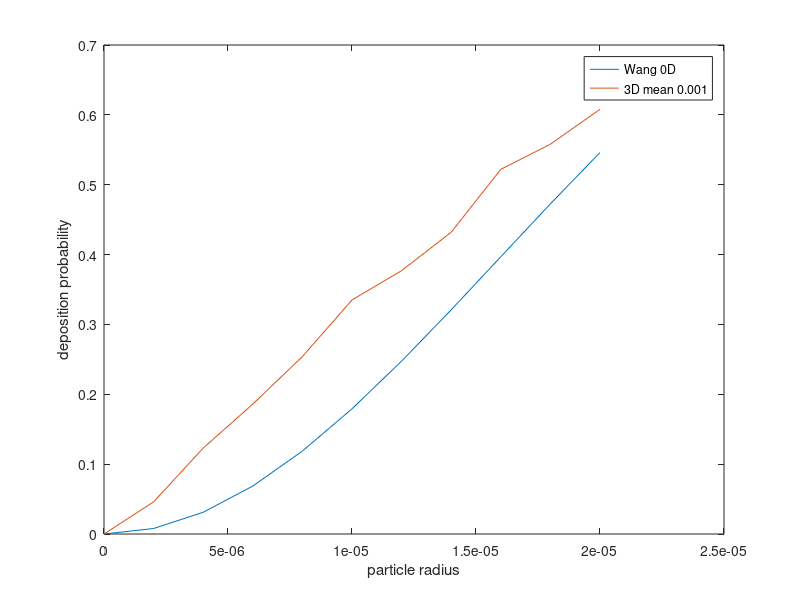

This chart was generated by the following MATLAB code: (Note: this script raises an error after producing the figure.)
% most taken from lambert

pi = 3.142

g = 9.81;   %m/s^2
C = 1.0;
rho_p = 1200;
r_p = 30.e-6; %2.5,10,30 um
L = 3.0e-2; %1cm
phi = 0.;
mu = 1.2*1.7e-5;    %m^2/s
R = 0.5e-2; % 0.5cm
v = 24.80e-2;   %cm/s
pi = 3.142;

r_p = linspace(0e-6,20e-6,11)


probability_wang = 1 - exp(-4*g*C*rho_p.*r_p.*r_p*L*cos(phi)/(9*pi*mu*R*v))

close all
plot(r_p,probability_wang)

%dt 0.001
prob_exp_1 = [0 0.046 0.123 0.186 0.254 0.335 0.377 0.432 0.522 0.558 0.608]



 
hold on
plot(r_p,prob_exp_1)
%plot(r_p,prob_exp_1)
%plot(r_p,prob_exp_2)
%plot(r_p,prob_exp_3)
%plot(r_p,prob_exp_4)
xlabel('particle radius');
ylabel('deposition probability');
legend('Wang 0D','3D mean 0.001')
ax = gca;
ax.XAxis.Exponent = -6;
